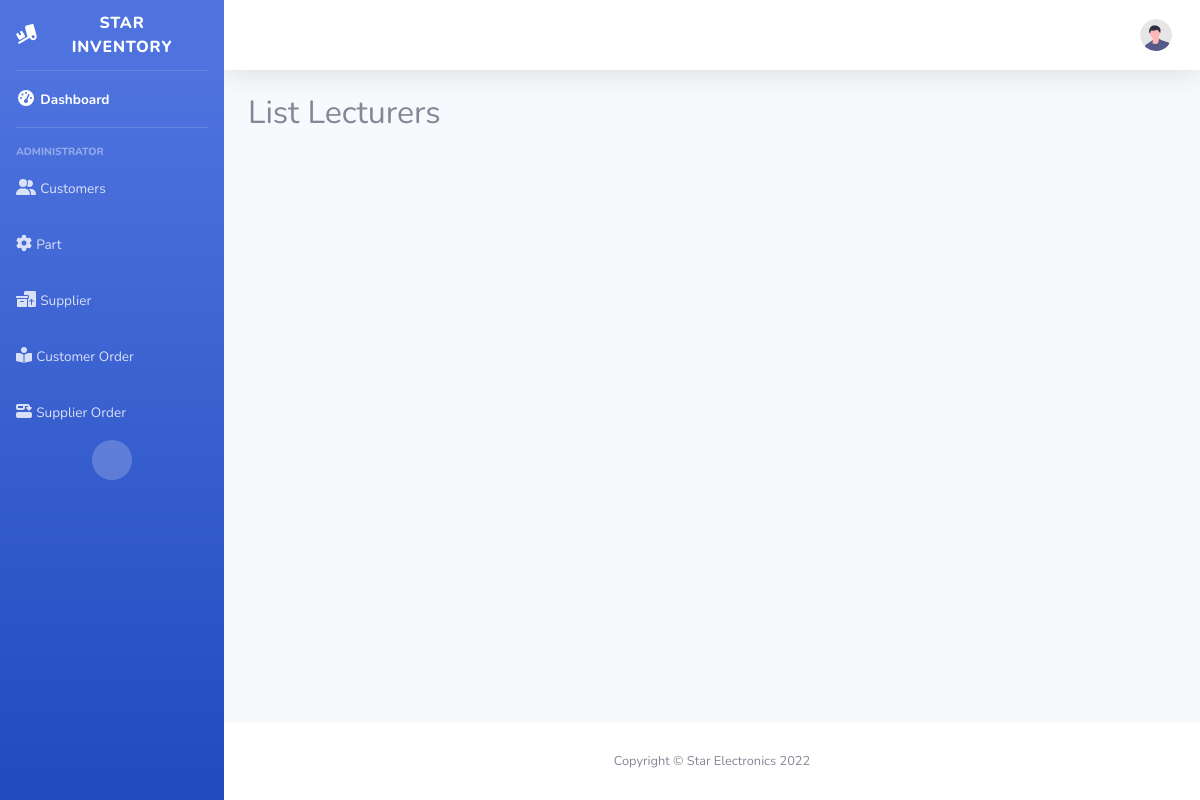
The page /parts on the database as committed earlier.
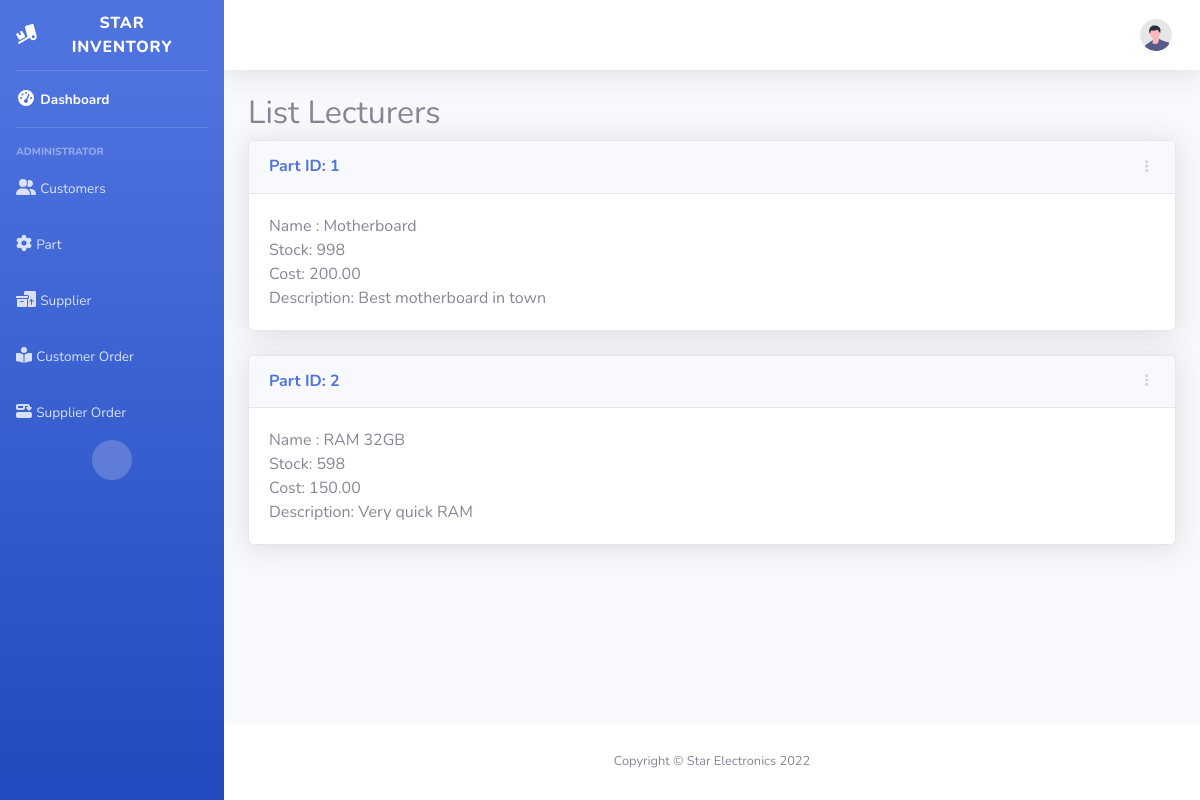
The same page on the database as committed later.
### StarInventory/models.py (models this page shows, shortened)
class Part(models.Model):
    name = models.CharField(null=False, blank=False, max_length=20)
    stock = models.IntegerField(null=False, blank=False, default=0)
    cost = models.DecimalField(default=0.00, decimal_places=2, max_digits=20, null=False, blank=False)
    reorder_level = models.IntegerField(null=False, blank=False, default=0)
    order_quantity = models.IntegerField(null=False, blank=False, default=20)
    reserved_stock = models.IntegerField(null=False, blank=False, default=0)
    available_stock = models.IntegerField(null=False, blank=False, default=0)
    description = models.TextField(null=False, blank=False, max_length=100)
    manufacturer = models.CharField(null=False, blank=False, max_length=20)
    supplier = models.ForeignKey(Supplier, on_delete=models.DO_NOTHING)

### StarInventory/views.py (the view)
# urls.py: path('parts', list_parts, name="list_parts"),
def list_parts(request):
    parts = Part.objects.all()
    context = {"parts": parts}
    return render(request, "list_parts.html", context)

### StarInventory/templates/list_parts.html (shortened to what this page needs)
{% extends "base.html" %}
{% block content %}
    <h2>List Lecturers</h2>
            {% for part in parts %}
                <div class="card shadow mb-4">
                    <div
                            class="card-header py-3 d-flex flex-row align-items-center justify-content-between">
                        <h6 class="m-0 font-weight-bold text-primary">Part ID: {{ part.id }}</h6>
                        <div class="dropdown no-arrow">
                            <a class="dropdown-toggle" href="#" role="button" id="dropdownMenuLink"
                               data-toggle="dropdown" aria-haspopup="true" aria-expanded="false">
                                <i class="fas fa-ellipsis-v fa-sm fa-fw text-gray-400"></i>
                            </a>
                        </div>
                    </div>
                    <div class="card-body">
                        Name : {{ part.name }} <br/>
                        Stock: {{ part.stock }} <br/>
                        Cost: {{ part.cost }} <br/>
                        Description: {{ part.description }}
                    </div>
                </div>
            {% endfor %}
{% endblock %}

### StarInventory/templates/base.html (shortened to what this page needs)
<!DOCTYPE html>
<html lang="en">
{% load static %}
<head>
    <link href="{% static  'StarElectronics2/vendor/fontawesome-free/css/all.min.css' %}" rel="stylesheet"
          type="text/css">
    <link href="{% static  'StarElectronics2/css/sb-admin-2.css' %}" rel="stylesheet" type="text/css">
</head>
<body id="page-top">
<div id="wrapper">
    <ul class="navbar-nav bg-gradient-primary sidebar sidebar-dark accordion" id="accordionSidebar">
        <a class="sidebar-brand d-flex align-items-center justify-content-center" href="{% url 'home' %}">
            <div class="sidebar-brand-icon rotate-n-15">
                <i class="fas fa-truck-ramp-box"></i>
            </div>
            <div class="sidebar-brand-text mx-3">Star Inventory</div>
        </a>
        <hr class="sidebar-divider my-0">
        <li class="nav-item active">
            <a class="nav-link" href="{% url 'home' %}">
                <i class="fas fa-fw fa-tachometer-alt"></i>
                <span>Dashboard</span></a>
        </li>
        <hr class="sidebar-divider">
        <div class="sidebar-heading">
            Administrator
        </div>
        <li class="nav-item">
            <a class="nav-link collapsed" href="#" data-toggle="collapse" data-target="#collapseCustomer"
               aria-expanded="true" aria-controls="collapseTwo">
                <i class="fas fa-user-group"></i>
                <span>Customers</span>
            </a>
        </li>
        <li class="nav-item">
            <a class="nav-link collapsed" href="#" data-toggle="collapse" data-target="#collapsePart"
               aria-expanded="true" aria-controls="collapseUtilities">
                <i class="fas fa-gear"></i>
                <span>Part</span>
            </a>
        </li>
        <li class="nav-item">
            <a class="nav-link collapsed" href="#" data-toggle="collapse" data-target="#collapseSupplier"
               aria-expanded="true" aria-controls="collapseClass">
                <i class="fas fa-boxes-packing"></i>
                <span>Supplier</span>
            </a>
        </li>
        <li class="nav-item">
            <a class="nav-link collapsed" href="#" data-toggle="collapse" data-target="#collapseCustomerOrder"
               aria-expanded="true" aria-controls="collapseLecturer">
                <i class="fas fa-book-open-reader"></i>
                <span>Customer Order</span>
            </a>
        </li>
        <li class="nav-item">
            <a class="nav-link collapsed" href="#" data-toggle="collapse" data-target="#collapseSupplierOrder"
               aria-expanded="true" aria-controls="collapseLecturer">
                <i class="fas fa-diagram-successor"></i>
                <span>Supplier Order</span>
            </a>
        </li>
        <div class="text-center d-none d-md-inline">
            <button class="rounded-circle border-0" id="sidebarToggle"></button>
        </div>
    </ul>
    <div id="content-wrapper" class="d-flex flex-column">
        <div id="content">
            <nav class="navbar navbar-expand navbar-light bg-white topbar mb-4 static-top shadow">
                <ul class="navbar-nav ml-auto">
                    <li class="nav-item dropdown no-arrow">
                        <a class="nav-link dropdown-toggle" href="#" id="userDropdown" role="button"
                           data-toggle="dropdown" aria-haspopup="true" aria-expanded="false">
                            <img class="img-profile rounded-circle"
                                 src="{% static 'StarElectronics2/img/undraw_profile.svg' %}">
                        </a>
                    </li>
                </ul>
            </nav>
            <div class="container-fluid">
                {% block content %}{% endblock %}
            </div>
        </div>
        <footer class="sticky-footer bg-white">
            <div class="container my-auto">
                <div class="copyright text-center my-auto">
                    <span>Copyright &copy; Star Electronics {% now "Y" %} </span>
                </div>
            </div>
        </footer>
    </div>
</div>
</body>
</html>

Rows that differ between the two databases and show on the page:
added Part: id "1", name "Motherboard", stock "998", cost "200.00", description "Best motherboard in town"
added Part: id "2", name "RAM 32GB", stock "598", cost "150.00", description "Very quick RAM"
